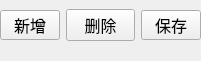
   <widget class="QWidget" name="widget_2" native="true">
    <property name="geometry">
     <rect>
      <x>870</x>
      <y>610</y>
      <width>201</width>
      <height>61</height>
     </rect>
    </property>
    <widget class="QWidget" name="layoutWidget">
     <property name="geometry">
      <rect>
       <x>0</x>
       <y>0</y>
       <width>201</width>
       <height>51</height>
      </rect>
     </property>
     <layout class="QHBoxLayout" name="horizontalLayout_14">
      <item>
       <widget class="QPushButton" name="button_add">
        <property name="maximumSize">
         <size>
          <width>60</width>
          <height>30</height>
         </size>
        </property>
        <property name="font">
         <font>
          <pointsize>12</pointsize>
          <weight>50</weight>
          <bold>false</bold>
         </font>
        </property>
        <property name="text">
         <string>新增</string>
        </property>
       </widget>
      </item>
      <item>
       <widget class="QPushButton" name="button_del">
        <property name="font">
         <font>
          <pointsize>12</pointsize>
          <weight>50</weight>
          <bold>false</bold>
         </font>
        </property>
        <property name="text">
         <string>删除</string>
        </property>
       </widget>
      </item>
      <item>
       <widget class="QPushButton" name="button_save">
        <property name="minimumSize">
         <size>
          <width>0</width>
          <height>0</height>
         </size>
        </property>
        <property name="maximumSize">
         <size>
          <width>60</width>
          <height>30</height>
         </size>
        </property>
        <property name="font">
         <font>
          <pointsize>12</pointsize>
          <weight>50</weight>
          <bold>false</bold>
         </font>
        </property>
        <property name="text">
         <string>保存</string>
        </property>
       </widget>
      </item>
     </layout>
    </widget>
   </widget>
